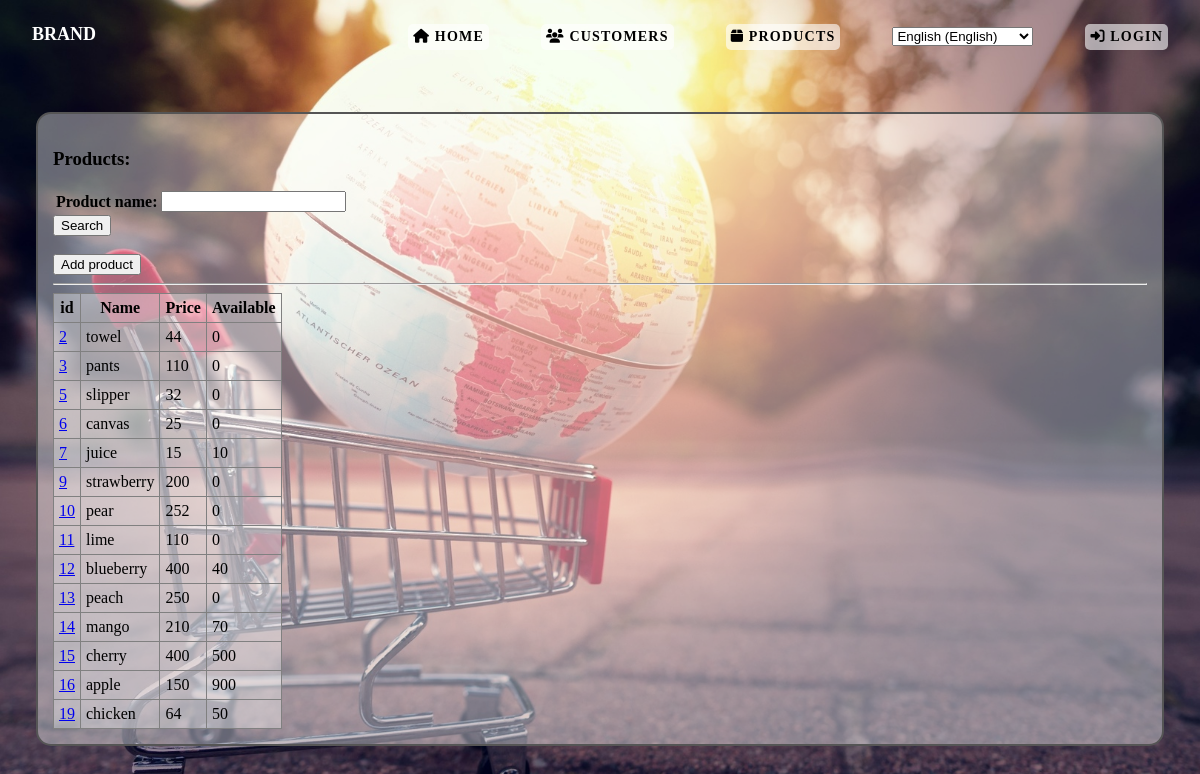
Before: /shopping/products with the older database file.
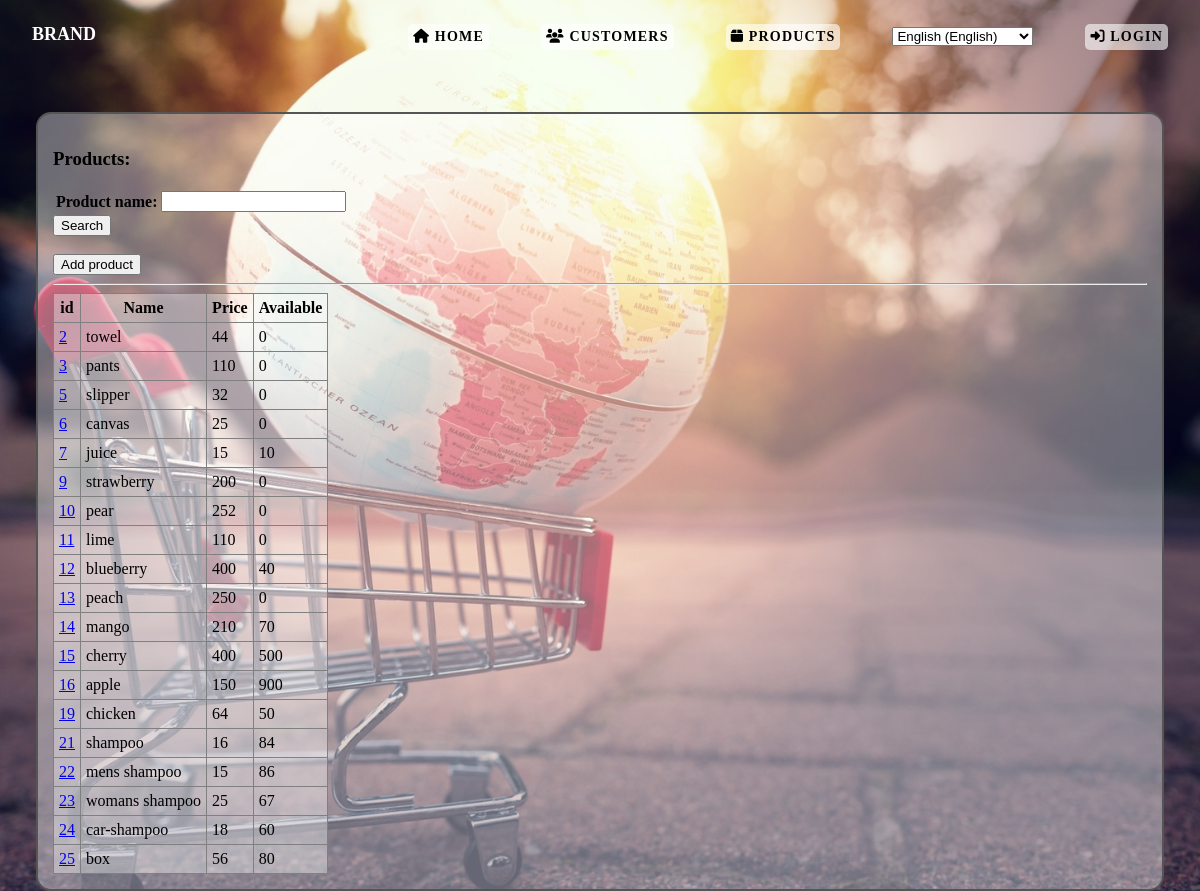
After: the same page with the newer database file.
### shopping/models.py (models this page shows, shortened)
class Product(models.Model):
    product_name = models.CharField(max_length=200)
    price = models.IntegerField()
    expiry_date = models.DateField(blank=True, null=True)
    is_discounted = models.BooleanField(default=False)
    storage_quantity = models.IntegerField(default=0)
    created = models.DateTimeField(auto_now_add=True, blank=True, null=True)
    last_modified = models.DateTimeField(auto_now=True, blank=True, null=True)
    product_image = models.ImageField(upload_to='products/', blank=True, null=True)

### shopping/views_classes.py (the view)
# urls.py: path("products", views_classes.ProductListView.as_view(), name="product_list"),
class ProductListView(ListView):
    model = Product
    template_name = 'shopping/products.html'
    context_object_name = 'products'
    def get_context_data(self, **kwargs):
        context = super().get_context_data(**kwargs)
        context['form'] = ProductForm
        return context
    def get_queryset(self):
        queryset = super().get_queryset()
        form = ProductForm(self.request.GET or None)
        if form.is_valid():
            product_name = form.cleaned_data.get('product_name')
            queryset = queryset.filter(
                name__contains=product_name,
            )
        return queryset

### shopping/templates/shopping/products.html (shortened to what this page needs)
{% load static %}
<!DOCTYPE html>
<html lang="en">
    <head>
        <link rel="stylesheet" type="text/css" href="{% static 'css/master.css' %}">
        <link rel="stylesheet" href="https://cdnjs.cloudflare.com/ajax/libs/font-awesome/6.5.0/css/all.min.css">
    </head>
    <body>
        {% include "shopping/header.html" %}
        <main>
            <h3>Products:</h3>
            <form method="get">
                <table>
                    {{ form.as_table }}
                </table>
                    <input type="submit" value="Search">
                </form>
                <br>
                <a href="{% url 'product_add' %}"><button>Add product</button></a>
                <hr>
                {% if products %}
                <table class="product">
                    <tr>
                        <th>id</th>
                        <th>Name</th>
                        <th>Price</th>
                        <th>Available</th>
                    </tr>
                {% for product in products %}
                    <tr>
                        <td><a href="{% url 'product_details' pk=product.id %}">{{ product.id }}</a></td>
                        <td>{{ product.product_name }}</td>
                        <td>{{ product.price }}</td>
                        <td>{{ product.storage_quantity }}</td>
                    </tr>
                {% endfor %}
                </table>
            {% else %}
            <p>No product.</p>
            {% endif %}
        </main>
    </body>
</html>

### shopping/templates/shopping/header.html (shortened to what this page needs)
{% load static %}
{% load i18n %}
<div class="container">
    <nav>
          <div class="logo">
                <a href="#">BRAND</a>
          </div>
          <div class="nav-wrapper">
                <ul>
                        <li><a href="{% url 'index' %}" class="menu-button"><i class="fa-solid fa-house"></i> {% trans "Home" %}</a></li>
                        <li><a href="{% url 'customer_list' %}" class="menu-button"><i class="fa-solid fa-users"></i> {% trans "Customers" %}</a></li>
                        <li><a href="{% url 'product_list' %}" class="menu-button"><i class="fa-solid fa-box"></i> {% trans "Products" %}</a></li>
                        <li>
                              <form method="post" action="{% url 'set_language2' %}">
                                    <select name="language" onchange="this.form.submit()">
                                        {% get_current_language as LANGUAGE_CODE %}
                                        {% get_available_languages as LANGUAGES %}
                                        {% get_language_info_list for LANGUAGES as languages %}
                                        {% for language in languages %}
                                            <option value="{{ language.code }}" {% if language.code == LANGUAGE_CODE %}selected{% endif %}>
                                                {{ language.name_local }} ({{ language.name }})
                                            </option>
                                        {% endfor %}
                                    </select>
                                </form>
                        </li>
                        {% if user.is_authenticated %}
                              <li>
                                    <a href="{% url 'cart_details' %}"><i class="fa-solid fa-cart-shopping"></i> {% trans "Cart" %}</a>
                              </li>
                              <li>
                              <form action="{% url 'logout' %}" method="post">
                              {% csrf_token %}
                              <button type="submit" class="menu-button"><i class="fa-solid fa-right-from-bracket"></i> {% trans "Logout" %}</button>
                              </form>
                              </li>
                        {% else %}
                              <li>
                              <a href="{% url 'login' %}"><i class="fa-solid fa-right-to-bracket"></i> {% trans "Login" %}</a>
                              </li>
                        {% endif %}
                </ul>
          </div>
    </nav>
</div>

### shopping/static/css/master.css (style rules this page uses)
* { box-sizing: border-box; }
html { margin: 0; padding: 0; width: 100%; height: 100vh; }
body { margin: 0; padding: 0; width: 100%; height: 100vh; font-family: Poppins; font-weight: 400; background: url(../images/shopping.jpg); background-position: center; background-size: cover; background-repeat: no-repeat; background-attachment: fixed; }
nav { padding: 8px; }
.logo { float: left; padding: 8px; margin-left: 16px; margin-top: 8px; }
.logo a { color: #fff; text-transform: uppercase; font-weight: 700; font-size: 18px; letter-spacing: 0px; text-decoration: none; }
nav ul { float: right; }
nav ul li { display: inline-block; }
nav ul li:not(:first-child) { margin-left: 48px; }
nav ul li:last-child { margin-right: 24px; }
nav ul li a { display: inline-block; outline: none; color: #000; text-transform: uppercase; text-decoration: none; font-size: 14px; letter-spacing: 1.2px; font-weight: 600; background-color: rgba(255,255,255,0.6); border-radius: 5px; padding: 5px; transition: ease .5s; }
main { margin: 8% 3%; padding: 15px; background-color: rgba(255,255,255,0.4); border: 2px solid #555; border-radius: 15px; }
.customers, .customers th, .customers td, .product, .product th, .product td { border: 1px solid grey; border-collapse: collapse; padding: 5px; background-color: rgba(255,255,255,0.2); }

Changed rows visible on the page:
added Product: id "21", product_name "shampoo", price "16", storage_quantity "84"
added Product: id "22", product_name "mens shampoo", price "15", storage_quantity "86"
added Product: id "23", product_name "womans shampoo", price "25", storage_quantity "67"
added Product: id "24", product_name "car-shampoo", price "18", storage_quantity "60"
added Product: id "25", product_name "box", price "56", storage_quantity "80"
